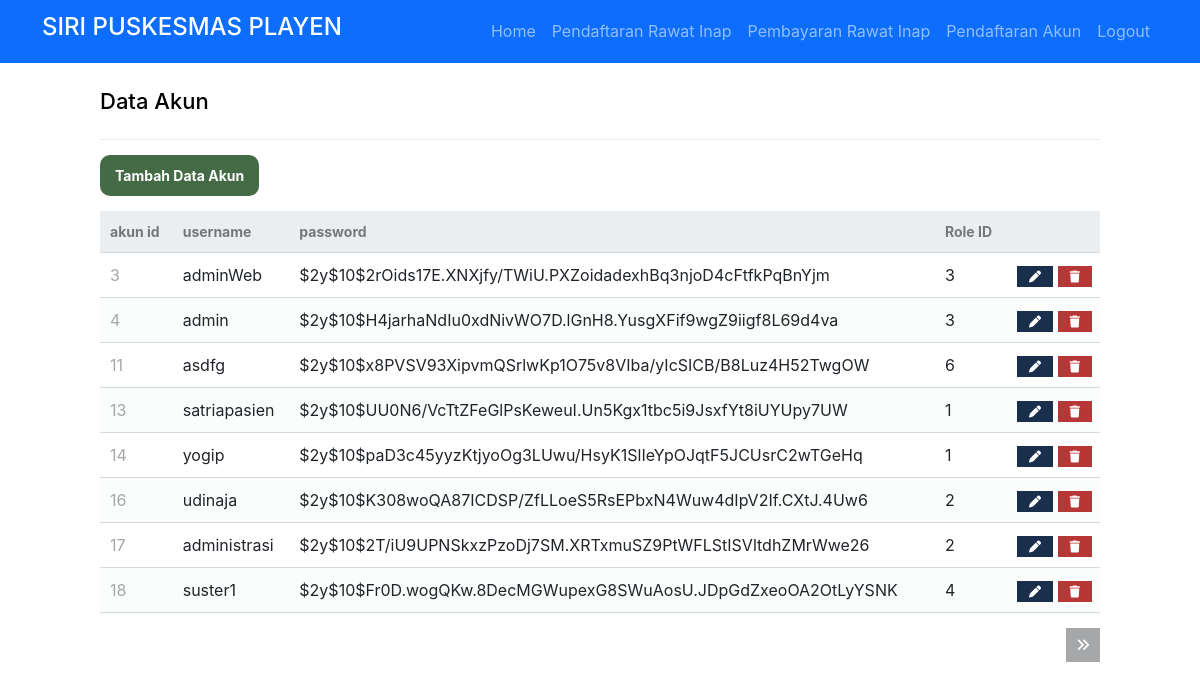
The page /adminWeb/akun/read.php (signed in) on the database its author committed.
### tables this page shows
CREATE TABLE `akun` (
  `id_akun` int(11) NOT NULL,
  `username` varchar(50) NOT NULL,
  `password` varchar(255) NOT NULL,
  `role_id` int(11) NOT NULL
);

### adminWeb/akun/read.php (the view, shortened to what this page needs)
<?php
if ($_SESSION['username'] == '') {
	echo "<script>
    alert('Anda Harus Login terlebih dahulu');
    window.location.href='./auth/fmasuk.php';
    </script>";
} else {
?>
	<!DOCTYPE html>
	<html>
	<head>
		<link href="../../db/style.css" rel="stylesheet" type="text/css">
		<link href="https://cdn.jsdelivr.net/npm/bootstrap@5.2.0-beta1/dist/css/bootstrap.min.css" rel="stylesheet">
	</head>
	<body>
		<nav class="navbar navbar-expand-sm navbar-dark bg-primary">
			<div class="container">
				<a class="navbar-brand" href="#">
					<h4>SIRI PUSKESMAS PLAYEN </h3>
				</a>
				<ul class="navbar-nav ml-auto mt-2 mt-lg-0 d-flex align-items-center">
					<li class="nav-item">
						<a class="nav-link menu " id="menuHome" href="../../index.php">Home</a>
					</li>
					<?PHP if ($_SESSION['role_id'] == 1) { ?>
						<li class="nav-item">
							<a class="nav-link menu" id="daftarrawatinap" href="./pasien/daftarrawatinap.php"><i class=""></i>Pendaftaran Rawat Inap</a>
						</li>
						<li class="nav-item">
							<a class="nav-link menu" id="bayarrawatinap" href="./pasien/bayarrawatinap.php"><i class=""></i>Pembayaran Rawat Inap</a>
						</li>
						<li class="nav-item">
							<a class="nav-link menu" id="daftarakun" href="./pasien/daftarakun.php"><i class=""></i>Pendaftaran Akun</a>
						</li>
					<?PHP } ?>
					<li class="nav-item">
						<a class="nav-link menu" id="logout" href="../../auth/sLogout.php"><i class=""></i>Logout</a>
					</li>
				</ul>
			</div>
		</nav>
<?php
$pdo = pdo_connect_mysql();
$page = isset($_GET['page']) && is_numeric($_GET['page']) ? (int)$_GET['page'] : 1;
$records_per_page = 8;
$stmt = $pdo->prepare('SELECT * FROM akun ORDER BY id_akun LIMIT :current_page, :record_per_page');
$stmt->bindValue(':current_page', ($page-1)*$records_per_page, PDO::PARAM_INT);
$stmt->bindValue(':record_per_page', $records_per_page, PDO::PARAM_INT);
$stmt->execute();
$dokters = $stmt->fetchAll(PDO::FETCH_ASSOC);
$num_dokters = $pdo->query('SELECT COUNT(*) FROM akun')->fetchColumn();
?>
<div class="content read">
	<h2>Data Akun</h2>
	<a href="./create.php" class="menu create-dokter" id="tambahDokter">Tambah Data Akun</a>
	<table>
        <thead>
            <tr>
                <td>akun id</td>
                <td>username</td>
                <td>password</td>
                <td>Role ID</td>
                <td></td>
            </tr>
        </thead>
        <tbody>
            <?php foreach ($dokters as $akun): ?>
            <tr>
                <td><?=$akun['id_akun']?></td>
                <td><?=$akun['username']?></td>
                <td><?=$akun['password']?></td>
                <td><?=$akun['role_id']?></td>
                <td class="actions">
                    <a href="update.php?id_akun=<?=$akun['id_akun']?>" class="menu edit" id="edit"><i class="fas fa-pen fa-xs"></i></a>
                    <a href="delete.php?id_akun=<?=$akun['id_akun']?>" class="menu trash" id="hapus"><i class="fas fa-trash fa-xs"></i></a>
                </td>
            </tr>
            <?php endforeach; ?>
        </tbody>
    </table>
	<div class="pagination">
		<?php if ($page*$records_per_page < $num_dokters): ?>
		<a href="read.php?page=<?=$page+1?>"><i class="fas fa-angle-double-right fa-sm"></i></a>
		<?php endif; ?>
	</div>
</div>
<?php
}
?>

### db/style.css (style rules this page uses)
* { box-sizing: border-box; font-family: -apple-system, BlinkMacSystemFont, "segoe ui", roboto, oxygen, ubuntu, cantarell, "fira sans", "droid sans", "helvetica neue", Arial, sans-serif; font-size: 16px; -webkit-font-smoothing: antialiased; -moz-osx-font-smoothing: grayscale; }
body { background-color: #FFFFFF; margin: 0; }
.content { width: 1000px; margin: 0 auto; }
.content h2 { margin: 0; padding: 25px 0; font-size: 22px; border-bottom: 1px solid #ebebeb; color: black; }
.read .create-dokter { display: inline-block; text-decoration: none; background-color: #446A46; font-weight: bold; font-size: 14px; color: #FFFFFF; padding: 10px 15px; margin: 15px 0; border-radius: 10px; }
.read .pagination { display: flex; justify-content: flex-end; }
.read .pagination a { display: inline-block; text-decoration: none; background-color: #a5a7a9; font-weight: bold; color: #FFFFFF; padding: 5px 10px; margin: 15px 0 15px 5px; }
.read table { width: 100%; padding-top: 30px; border-collapse: collapse; }
.read table thead { background-color: #ebeef1; border-bottom: 1px solid #d3dae0; }
.read table thead td { padding: 10px; font-weight: bold; color: #767779; font-size: 14px; }
.read table tbody tr { border-bottom: 1px solid #d3dae0; }
.read table tbody tr:nth-child(even) { background-color: #fbfcfc; }
.read table tbody tr td { padding: 10px; }
.read table tbody tr td:nth-child(1) { color: #a5a7a9; }
.read table tbody tr td.actions { padding: 8px; text-align: right; }
.read table tbody tr td.actions .edit, .read table tbody tr td.actions .trash { display: inline-flex; text-align: right; text-decoration: none; color: #FFFFFF; padding: 10px 12px; }
.read table tbody tr td.actions .trash { background-color: #b73737; }
.read table tbody tr td.actions .edit { background-color: #1A2F4B; }

### rows shown on the page
akun: id_akun "3", username "adminWeb", password "$2y$10$2rOids17E.XNXjfy/TWiU.PXZoidadexhBq3njoD4cFtfkPqBnYjm", role "3"
akun: id_akun "4", username "admin", password "$2y$10$H4jarhaNdIu0xdNivWO7D.lGnH8.YusgXFif9wgZ9iigf8L69d4va", role "3"
akun: id_akun "11", username "asdfg", password "$2y$10$x8PVSV93XipvmQSrlwKp1O75v8VIba/yIcSICB/B8Luz4H52TwgOW", role "6"
akun: id_akun "13", username "satriapasien", password "$2y$10$UU0N6/VcTtZFeGlPsKeweuI.Un5Kgx1tbc5i9JsxfYt8iUYUpy7UW", role "1"
akun: id_akun "14", username "yogip", password "$2y$10$paD3c45yyzKtjyoOg3LUwu/HsyK1SlIeYpOJqtF5JCUsrC2wTGeHq", role "1"
akun: id_akun "16", username "udinaja", password "$2y$10$K308woQA87ICDSP/ZfLLoeS5RsEPbxN4Wuw4dIpV2If.CXtJ.4Uw6", role "2"
akun: id_akun "17", username "administrasi", password "$2y$10$2T/iU9UPNSkxzPzoDj7SM.XRTxmuSZ9PtWFLStISVltdhZMrWwe26", role "2"
akun: id_akun "18", username "suster1", password "$2y$10$Fr0D.wogQKw.8DecMGWupexG8SWuAosU.JDpGdZxeoOA2OtLyYSNK", role "4"
